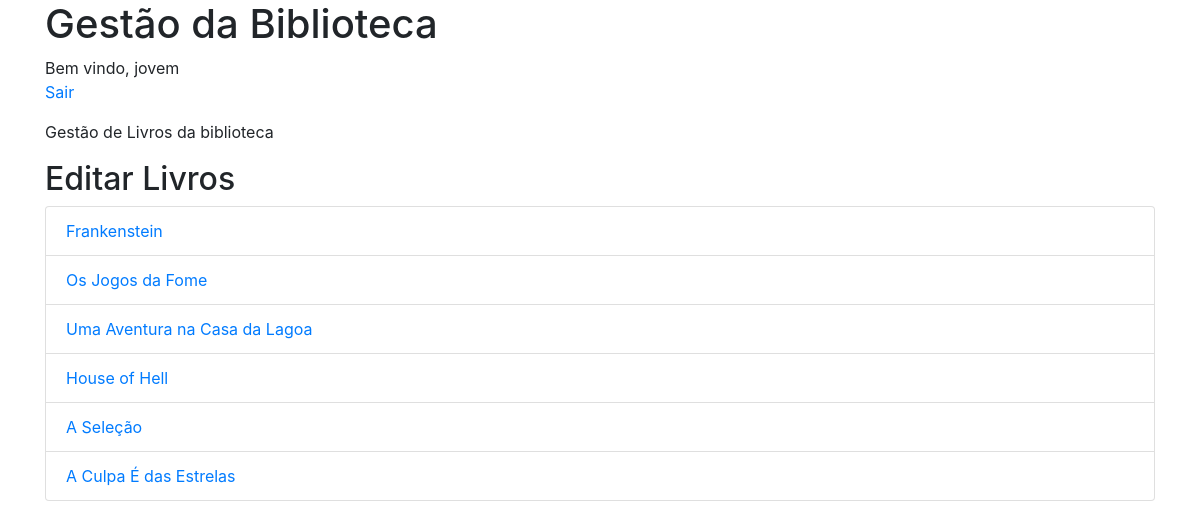
The app's page /glivros.php (signed in) with its own data.
### tables this page shows
CREATE TABLE `livros` (
  `livros_id` int(6) UNSIGNED NOT NULL,
  `livros_titulo` varchar(50) NOT NULL,
  `livros_autor` varchar(50) NOT NULL,
  `assuntos_id` int(3) UNSIGNED DEFAULT NULL,
  `livros_datalanc` date NOT NULL,
  `livros_copias` int(3) NOT NULL
);

### glivros.php (the view, shortened to what this page needs)
<!DOCTYPE html>
<html lang="pt-pt">
  <head>
    <link rel="stylesheet" href="https://stackpath.bootstrapcdn.com/bootstrap/4.1.3/css/bootstrap.min.css">
  </head>
  <body>
    <div class ="container">
      <div class="row">
        <div class="col-sm">
          <h1>Gestão da Biblioteca</h1>
            <?php
            if(isset($_COOKIE["login"]))
            {
                echo "Bem vindo, jovem";
                echo "<p><a href=\"logout.php\">Sair</a></p>";
            }else{
            echo"Não podes estar aqui, seu bandido!";
            header("refresh:3;url=index.php");
            die();
    }
?>
            <p>Gestão de Livros da biblioteca</p>
          </div>
        </div>
      <div class="row">
        <div class="col-sm">
          <h2>Editar Livros</h2>
            <?php
            include "sql_connect.php";
            ?>
            <ul class="list-group">
           <?php
                $sql_c="SELECT * FROM livros";
                $resultado_c=$ligacao->query($sql_c);
                if($resultado_c->num_rows>0){
                    while($rowc=$resultado_c->fetch_assoc()){
                        echo "<li class=\"list-group-item\"> <a href=\"editarlivros.php?id=". $rowc["livros_id"] . "\">" . $rowc["livros_titulo"] . "</a></li>";
                        }
                    }else{
                    echo "Sem Livros";
                    }
            ?>
            </ul>
            </div>
        </div>
      </div>
  </body>
</html>

### records on screen
livros: livros_titulo "Frankenstein"
livros: livros_titulo "Os Jogos da Fome"
livros: livros_titulo "Uma Aventura na Casa da Lagoa"
livros: livros_titulo "House of Hell"
livros: livros_titulo "A Seleção"
livros: livros_titulo "A Culpa É das Estrelas"
